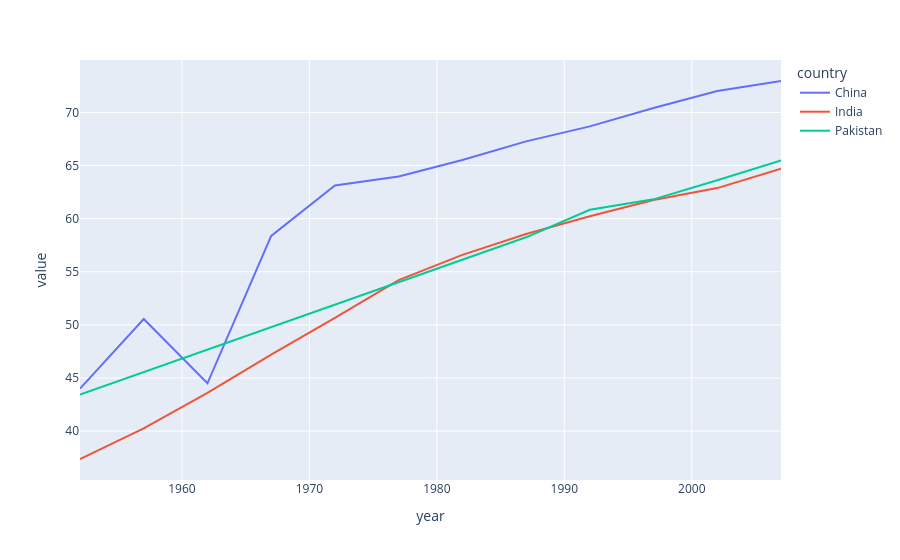

Source (notebook cell):
### Code cell
px.line(temp_df,x=temp_df.index,y=temp_df.columns)

### Figure 1 — Plotly figure (JSON) as saved in the notebook; plotly's stock layout.template omitted (floating-point values rounded to 4 significant figures)
{"data": [{"hovertemplate": "country=China<br>year=%{x}<br>value=%{y}<extra></extra>", "legendgroup": "China", "line": {"color": "#636efa", "dash": "solid"}, "marker": {"symbol": "circle"}, "mode": "lines", "name": "China", "orientation": "v", "showlegend": true, "type": "scatter", "x": [1952, 1957, 1962, 1967, 1972, 1977, 1982, 1987, 1992, 1997, 2002, 2007], "xaxis": "x", "y": [44.0, 50.55, 44.5, 58.38, 63.12, 63.97, 65.53, 67.27, 68.69, 70.43, 72.03, 72.96], "yaxis": "y"}, {"hovertemplate": "country=India<br>year=%{x}<br>value=%{y}<extra></extra>", "legendgroup": "India", "line": {"color": "#EF553B", "dash": "solid"}, "marker": {"symbol": "circle"}, "mode": "lines", "name": "India", "orientation": "v", "showlegend": true, "type": "scatter", "x": [1952, 1957, 1962, 1967, 1972, 1977, 1982, 1987, 1992, 1997, 2002, 2007], "xaxis": "x", "y": [37.37, 40.25, 43.6, 47.19, 50.65, 54.21, 56.6, 58.55, 60.22, 61.77, 62.88, 64.7], "yaxis": "y"}, {"hovertemplate": "country=Pakistan<br>year=%{x}<br>value=%{y}<extra></extra>", "legendgroup": "Pakistan", "line": {"color": "#00cc96", "dash": "solid"}, "marker": {"symbol": "circle"}, "mode": "lines", "name": "Pakistan", "orientation": "v", "showlegend": true, "type": "scatter", "x": [1952, 1957, 1962, 1967, 1972, 1977, 1982, 1987, 1992, 1997, 2002, 2007], "xaxis": "x", "y": [43.44, 45.56, 47.67, 49.8, 51.93, 54.04, 56.16, 58.24, 60.84, 61.82, 63.61, 65.48], "yaxis": "y"}], "layout": {"legend": {"title": {"text": "country"}, "tracegroupgap": 0}, "margin": {"t": 60}, "xaxis": {"anchor": "y", "domain": [0, 1], "title": {"text": "year"}}, "yaxis": {"anchor": "x", "domain": [0, 1], "title": {"text": "value"}}}}
